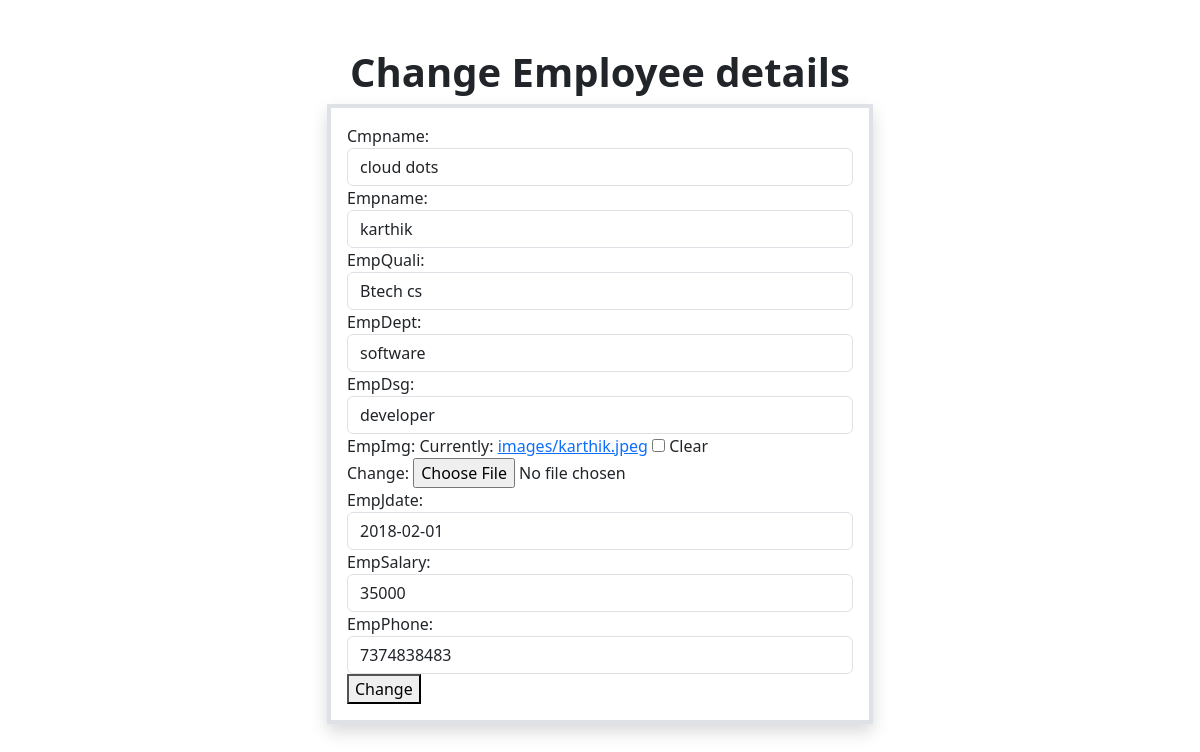
Screenshot of /empapp/employe/11/change/ with the database file from the repository.
### empapp/models.py (models this page shows)
class company(models.Model):
    cmpname=models.CharField(max_length=200,unique=True)
    empname=models.CharField(max_length=200)
    empQuali=models.CharField(max_length=200)
    empDept=models.CharField(max_length=200)
    empDsg=models.CharField(max_length=200)
    empImg=models.ImageField(upload_to='images',default="images/default.jpg",blank=True)
    empJdate=models.DateTimeField()
    empSalary=models.IntegerField()
    empPhone=models.IntegerField()

### empapp/views.py (the view, shortened to what this page needs)
# urls.py: path("employe/<int:pk>/change/",views.EmployeUpdateView.as_view(),name="employe-edit"),
class EmployeUpdateView(View):
    def get(self,request,*args,**kwargs):
        id=kwargs.get("pk")
        company_objects=company.objects.get(id=id)
        form=CompanyForm(instance=company_objects)
        return render(request,"employe_edit.html",{'form':form})

### empapp/forms.py
class CompanyForm(forms.ModelForm):
    class Meta:
        model=company
        fields="__all__"
        widgets={
            'cmpname':forms.TextInput(attrs={'class':'form-control'}),
            'empname':forms.TextInput(attrs={'class':'form-control'}),
            'empQuali':forms.TextInput(attrs={'class':'form-control'}),
            'empDept':forms.TextInput(attrs={'class':'form-control'}),
            'empDsg':forms.TextInput(attrs={'class':'form-control'}),
            'emgImg':forms.FileInput(attrs={'class':'form-control'}),
            'empJdate':forms.DateInput(attrs={'class':'form-control'}),
            'empSalary':forms.NumberInput(attrs={'class':'form-control'}),
            'empPhone':forms.NumberInput(attrs={'class':'form-control'}),
        }

### empapp/Templates/employe_edit.html (shortened to what this page needs)
<!DOCTYPE html>
<html lang="en">
<head>
    <link href="https://cdn.jsdelivr.net/npm/bootstrap@5.3.2/dist/css/bootstrap.min.css" rel="stylesheet">
</head>
<body>
    <h1 class="text-center fw-bolder mt-5">Change Employee details</h1>
    <div class="container">
        <div class="row">
           <div class="col-3"></div>
           <div class="col-6">
            <form action="" class="p-3 border border-4 shadow" method="post" enctype="multipart/form-data">{% csrf_token %}
                {{form}}
                <button type="submit">Change</button>
            </form>
           </div>
           <div class="col-3"></div>
        </div>
    </div>
</body>
</html>

### rows the page displays
company: cmpname "cloud dots", empname "karthik", empQuali "Btech cs", empDept "software", empDsg "developer", empJdate "2018-02-01", empSalary "35000", empPhone "7374838483"
